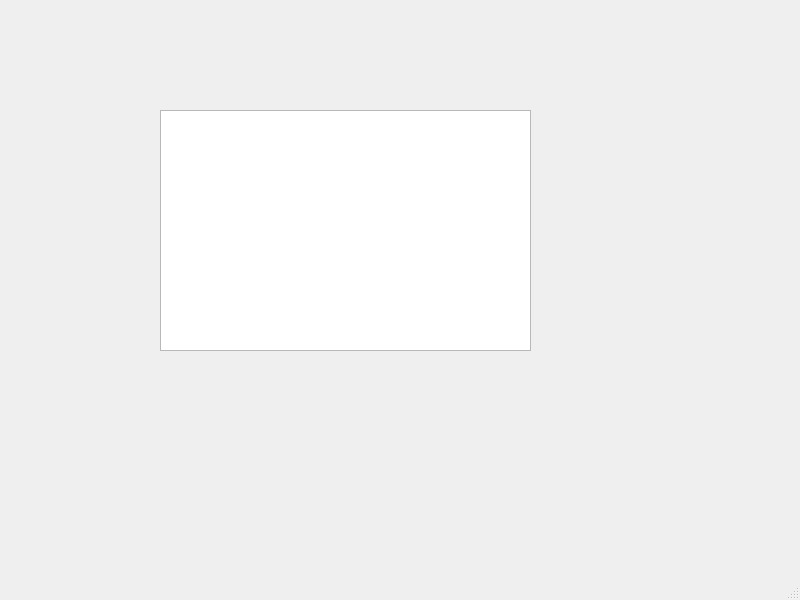
<?xml version="1.0" encoding="UTF-8"?>
<ui version="4.0">
 <class>MainWindow</class>
 <widget class="QMainWindow" name="MainWindow">
  <property name="geometry">
   <rect>
    <x>0</x>
    <y>0</y>
    <width>800</width>
    <height>600</height>
   </rect>
  </property>
  <property name="windowTitle">
   <string>MainWindow</string>
  </property>
  <widget class="QWidget" name="centralwidget">
   <widget class="QTextEdit" name="textEdit">
    <property name="geometry">
     <rect>
      <x>160</x>
      <y>110</y>
      <width>371</width>
      <height>241</height>
     </rect>
    </property>
   </widget>
  </widget>
  <widget class="QMenuBar" name="menubar">
   <property name="geometry">
    <rect>
     <x>0</x>
     <y>0</y>
     <width>800</width>
     <height>22</height>
    </rect>
   </property>
  </widget>
  <widget class="QStatusBar" name="statusbar"/>
 </widget>
 <resources/>
 <connections/>
</ui>
